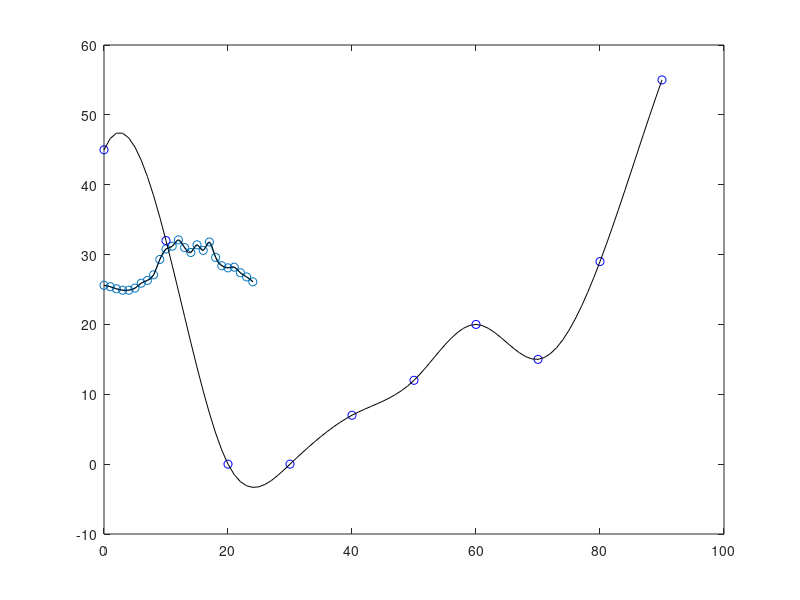

This chart was generated by the following MATLAB code:
%% Run separately
h = 0:24;
T = [25.6 25.4 25.1 24.9 24.9 25.2 25.9 26.3 27.1 29.3 30.8 31.2 32.1 31.0 30.3 31.4 30.6 31.8 29.6 28.4 28.1 28.2 27.4 26.8 26.1];
plot(h, T , '-o'); hold on;

hI = 0:0.2:24;
TI = spline(h, T, hI);
plot(hI, TI , '-k'); 


%% Run separately
t = 0 : 10 : 90;
s = [45 32 0 0 7 12 20 15 29 55];
plot(t, s, 'bo'); hold on;

tI = 0:90;
sI = spline(t, s, tI);
plot(tI, sI, '-k')
